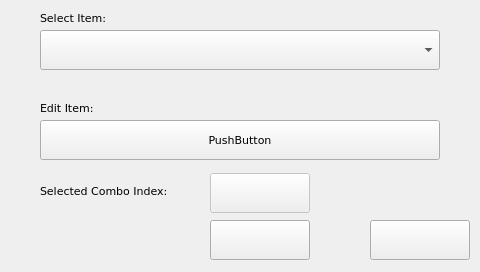
<?xml version="1.0" encoding="UTF-8"?>
<ui version="4.0">
 <class>page300</class>
 <widget class="QWidget" name="page300">
  <property name="geometry">
   <rect>
    <x>0</x>
    <y>0</y>
    <width>480</width>
    <height>272</height>
   </rect>
  </property>
  <property name="minimumSize">
   <size>
    <width>480</width>
    <height>272</height>
   </size>
  </property>
  <property name="maximumSize">
   <size>
    <width>480</width>
    <height>272</height>
   </size>
  </property>
  <property name="windowTitle">
   <string notr="true">page300</string>
  </property>
  <property name="styleSheet">
   <string notr="true">QWidget#page300
{
}</string>
  </property>
  <widget class="ATCMcombobox" name="atcmComboBox">
   <property name="geometry">
    <rect>
     <x>40</x>
     <y>30</y>
     <width>400</width>
     <height>40</height>
    </rect>
   </property>
   <property name="font">
    <font>
     <family>DejaVu Sans</family>
     <pointsize>8</pointsize>
    </font>
   </property>
   <property name="toolTip">
    <string/>
   </property>
   <property name="whatsThis">
    <string>ATCMcombobox widget</string>
   </property>
   <property name="variable">
    <string/>
   </property>
   <property name="refresh">
    <number>200</number>
   </property>
   <property name="viewStatus">
    <bool>false</bool>
   </property>
   <property name="writeAcknowledge">
    <bool>false</bool>
   </property>
   <property name="visibilityVar">
    <string/>
   </property>
   <property name="borderWidth">
    <number>0</number>
   </property>
   <property name="borderRadius">
    <number>0</number>
   </property>
   <property name="mapping">
    <string/>
   </property>
  </widget>
  <widget class="QPushButton" name="pushButton">
   <property name="geometry">
    <rect>
     <x>40</x>
     <y>120</y>
     <width>400</width>
     <height>40</height>
    </rect>
   </property>
   <property name="font">
    <font>
     <family>DejaVu Sans</family>
     <pointsize>8</pointsize>
    </font>
   </property>
   <property name="text">
    <string>PushButton</string>
   </property>
  </widget>
  <widget class="ATCMbutton" name="atcmButton">
   <property name="geometry">
    <rect>
     <x>370</x>
     <y>220</y>
     <width>100</width>
     <height>40</height>
    </rect>
   </property>
   <property name="font">
    <font>
     <family>DejaVu Sans</family>
     <pointsize>8</pointsize>
    </font>
   </property>
   <property name="toolTip">
    <string>page: HOME  status: </string>
   </property>
   <property name="whatsThis">
    <string>ATCMbutton widget</string>
   </property>
   <property name="pageName">
    <string notr="true">HOME</string>
   </property>
   <property name="statusvar">
    <string notr="true"/>
   </property>
   <property name="viewStatus">
    <bool>false</bool>
   </property>
   <property name="visibilityVar">
    <string notr="true"/>
   </property>
   <property name="text">
    <string/>
   </property>
   <property name="pressText">
    <string/>
   </property>
   <property name="icon">
    <iconset resource="systemicons.qrc">
     <normaloff>:/systemicons/Go_back.png</normaloff>:/systemicons/Go_back.png</iconset>
   </property>
   <property name="borderWidth">
    <number>0</number>
   </property>
   <property name="borderRadius">
    <number>0</number>
   </property>
   <property name="apparence">
    <enum>QFrame::Raised</enum>
   </property>
  </widget>
  <widget class="ATCMbutton" name="atcmButton_SaveList">
   <property name="geometry">
    <rect>
     <x>210</x>
     <y>220</y>
     <width>100</width>
     <height>40</height>
    </rect>
   </property>
   <property name="font">
    <font>
     <family>DejaVu Sans</family>
     <pointsize>8</pointsize>
    </font>
   </property>
   <property name="toolTip">
    <string>page:   status: </string>
   </property>
   <property name="whatsThis">
    <string>ATCMbutton widget</string>
   </property>
   <property name="pageName">
    <string notr="true"/>
   </property>
   <property name="statusvar">
    <string notr="true"/>
   </property>
   <property name="viewStatus">
    <bool>false</bool>
   </property>
   <property name="visibilityVar">
    <string notr="true"/>
   </property>
   <property name="text">
    <string/>
   </property>
   <property name="pressText">
    <string/>
   </property>
   <property name="icon">
    <iconset resource="systemicons.qrc">
     <normaloff>:/systemicons/Save.png</normaloff>:/systemicons/Save.png</iconset>
   </property>
   <property name="borderWidth">
    <number>0</number>
   </property>
   <property name="borderRadius">
    <number>0</number>
   </property>
   <property name="apparence">
    <enum>QFrame::Raised</enum>
   </property>
  </widget>
  <widget class="QLabel" name="label">
   <property name="geometry">
    <rect>
     <x>40</x>
     <y>10</y>
     <width>91</width>
     <height>16</height>
    </rect>
   </property>
   <property name="font">
    <font>
     <family>DejaVu Sans</family>
     <pointsize>8</pointsize>
    </font>
   </property>
   <property name="text">
    <string>Select Item:</string>
   </property>
  </widget>
  <widget class="QLabel" name="label_2">
   <property name="geometry">
    <rect>
     <x>40</x>
     <y>100</y>
     <width>91</width>
     <height>16</height>
    </rect>
   </property>
   <property name="font">
    <font>
     <family>DejaVu Sans</family>
     <pointsize>8</pointsize>
    </font>
   </property>
   <property name="text">
    <string>Edit Item:</string>
   </property>
  </widget>
  <widget class="QLabel" name="label_3">
   <property name="geometry">
    <rect>
     <x>40</x>
     <y>183</y>
     <width>160</width>
     <height>16</height>
    </rect>
   </property>
   <property name="font">
    <font>
     <family>DejaVu Sans</family>
     <pointsize>8</pointsize>
    </font>
   </property>
   <property name="text">
    <string>Selected Combo Index:</string>
   </property>
  </widget>
  <widget class="ATCMlabel" name="atcmLabel">
   <property name="enabled">
    <bool>false</bool>
   </property>
   <property name="geometry">
    <rect>
     <x>210</x>
     <y>173</y>
     <width>100</width>
     <height>40</height>
    </rect>
   </property>
   <property name="font">
    <font>
     <family>DejaVu Sans</family>
     <pointsize>8</pointsize>
    </font>
   </property>
   <property name="toolTip">
    <string>selectedItem</string>
   </property>
   <property name="whatsThis">
    <string>ATCMlabel widget</string>
   </property>
   <property name="variable">
    <string>selectedItem</string>
   </property>
   <property name="refresh">
    <number>200</number>
   </property>
   <property name="max">
    <string notr="true">0</string>
   </property>
   <property name="min">
    <string notr="true">0</string>
   </property>
   <property name="viewStatus">
    <bool>false</bool>
   </property>
   <property name="visibilityVar">
    <string/>
   </property>
   <property name="borderWidth">
    <number>1</number>
   </property>
   <property name="borderRadius">
    <number>0</number>
   </property>
  </widget>
 </widget>
 <customwidgets>
  <customwidget>
   <class>ATCMbutton</class>
   <extends>QPushButton</extends>
   <header>atcmplugin.h</header>
  </customwidget>
  <customwidget>
   <class>ATCMcombobox</class>
   <extends>QComboBox</extends>
   <header>atcmplugin.h</header>
  </customwidget>
  <customwidget>
   <class>ATCMlabel</class>
   <extends>QPushButton</extends>
   <header>atcmplugin.h</header>
  </customwidget>
 </customwidgets>
 <resources>
  <include location="systemicons.qrc"/>
 </resources>
 <connections>
  <connection>
   <sender>atcmButton</sender>
   <signal>newPage(const char*,bool)</signal>
   <receiver>page300</receiver>
   <slot>goto_page(const char*,bool)</slot>
   <hints>
    <hint type="sourcelabel">
     <x>20</x>
     <y>20</y>
    </hint>
    <hint type="destinationlabel">
     <x>20</x>
     <y>20</y>
    </hint>
   </hints>
  </connection>
  <connection>
   <sender>atcmButton_SaveList</sender>
   <signal>newPage(const char*,bool)</signal>
   <receiver>page300</receiver>
   <slot>goto_page(const char*,bool)</slot>
   <hints>
    <hint type="sourcelabel">
     <x>20</x>
     <y>20</y>
    </hint>
    <hint type="destinationlabel">
     <x>20</x>
     <y>20</y>
    </hint>
   </hints>
  </connection>
 </connections>
 <slots>
  <slot>goto_page(const char*,bool)</slot>
 </slots>
</ui>
